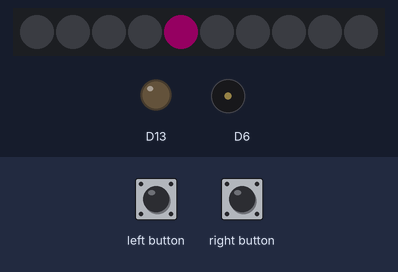
A sketch run on a simulated Adafruit Circuit Playground Express. On the bench: 10 RGB LEDs in strip order, left to right, output pins drawn as LEDs (lit = HIGH), buzzer (waves = sounding). The test bench sets the inputs (shaded band). Dim RGB values are drawn brighter than linear; random numbers use the default seed unless the sketch sets one.

Above: at 2.6 s.
2.7 s: left button pressed for 1 s
At 4.4 s:
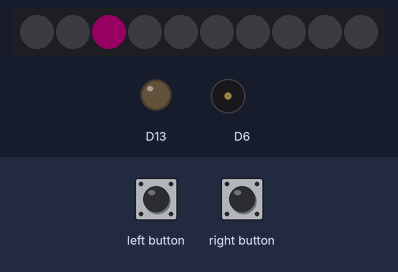
5.3 s: left button pressed for 3.2 s
At 8.88 s:
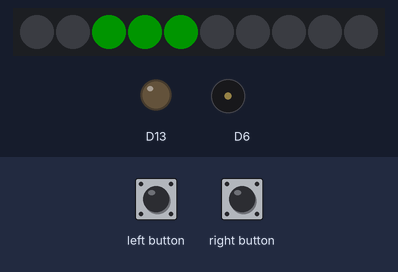
At 9.43 s:
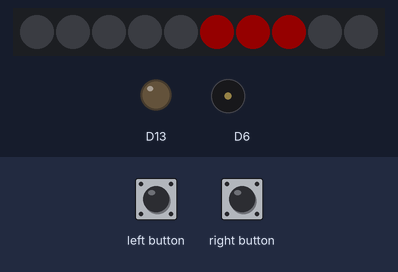
Timing chart, 0 to 17.9 s (numbered marks = the images above; inputs shaded):
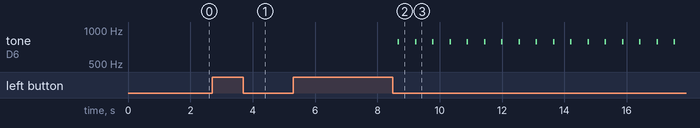

The sketch:

Game.ino
```cpp
#include <Adafruit_CircuitPlayground.h>

bool rightButtonPressed;

long i = 4;

bool right;
bool left;

bool gameover = false;
int duration = 50;

#define NOTE_G5  784


void setup() {
  // put your setup code here, to run once

  CircuitPlayground.begin();
  CircuitPlayground.clearPixels();

Serial.begin(9600);

  for (int j = 0; j <= 9; j++) {
    if (j == i) {
      CircuitPlayground.setPixelColor(i, 255, 0, 165);
      delay(75);
      continue;
    }
    CircuitPlayground.setPixelColor(j, random(255), random(255), random(255));
    delay(75);
  }


  for (int j = 0; j <= 9; j++) {
    if (j == i) {
      continue;
      delay(75);
    }
    CircuitPlayground.setPixelColor(j, 0, 0, 0);
    delay(75);
  }

}

void loop() {
  switch (i) {
    case 0:
      Player1Win();
      break;

    case 9:
      Player2Win();
      break;
  }
  if (!gameover) {
    CircuitPlayground.setPixelColor(i, 255, 0, 165);

    if (right != CircuitPlayground.rightButton()) {
      resetLigth();
      i++;
      delay(150);
      right = CircuitPlayground.rightButton();
    }

    if (left != CircuitPlayground.leftButton()) {
      resetLigth();
      i--;
      delay(150);
      left = CircuitPlayground.leftButton();
    }
  }
}

void Player1Win() {
  CircuitPlayground.playTone(NOTE_G5, duration);

  for (int j = 4; j >= 0; j--) {
    CircuitPlayground.setPixelColor(j, 0, 255, 0);
    delay(50);
  }
  for (int j = 0; j <= 4; j++) {
    CircuitPlayground.setPixelColor(j, 0, 0, 0);
    delay(50);
  }

  CircuitPlayground.playTone(NOTE_G5, duration);

  for (int j = 5; j <= 9; j++) {
    CircuitPlayground.setPixelColor(j, 255, 0, 0);
    delay(50);
  }
  for (int j = 9; j >= 5; j--) {
    CircuitPlayground.setPixelColor(j, 0, 0, 0);
    delay(50);
  }

  gameover = true;
}

void Player2Win() {
  CircuitPlayground.playTone(NOTE_G5, duration);
  for (int j = 5; j <= 9; j++) {
    CircuitPlayground.setPixelColor(j, 0, 255, 0);
    delay(50);
  }
  for (int j = 9; j >= 5; j--) {
    CircuitPlayground.setPixelColor(j, 0, 0, 0);
    delay(50);
  }

  CircuitPlayground.playTone(NOTE_G5, duration);

  for (int j = 4; j >= 0; j--) {
    CircuitPlayground.setPixelColor(j, 255, 0, 0);
    delay(50);
  }
  for (int j = 0; j <= 4; j++) {
    CircuitPlayground.setPixelColor(j, 0, 0, 0);
    delay(50);
  }

  gameover = true;
}
void resetLigth() {
  if (!gameover)
    for (int j = 0; j <= 9; j++)
      CircuitPlayground.setPixelColor(j, 0, 0, 0);
}
```

Measured:
- after the input at 2.7 s, the LEDs: first change at once (image 1 shows a later state)
- after the input at 5.3 s, tone on D6: alternates 784 Hz for 0.05 s and silent for 0.50 s, starting after 3.4 s; the LEDs: first change at once (image 2 shows a later state)
